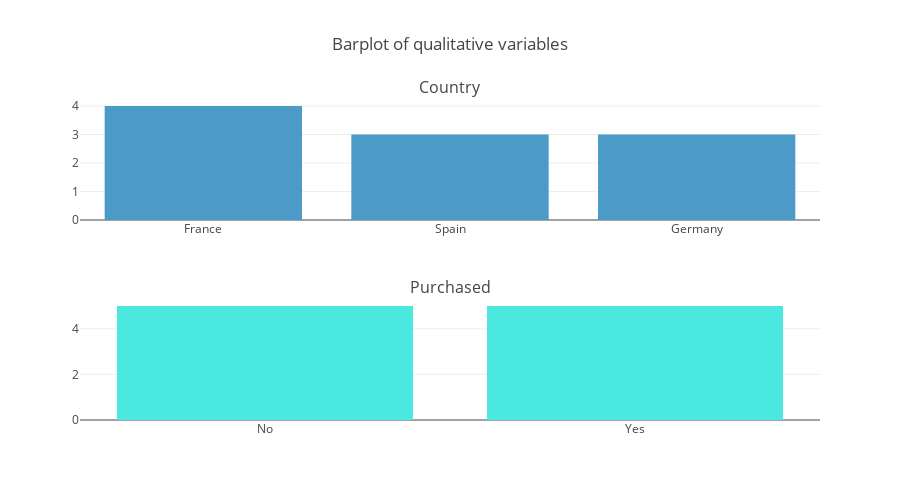

The notebook cell this image was saved under:
### Code cell
# Univariate analysis
from plotly.subplots import make_subplots

# Barplot of each qualitative variable
cat_features = ['Country', 'Purchased']
fig2 = make_subplots(rows = len(cat_features), cols = 1, subplot_titles = cat_features)
for i in range(len(cat_features)):
    
    x_coords = dataset[cat_features[i]].value_counts().index.tolist()
    y_coords = dataset[cat_features[i]].value_counts().tolist()
    
    fig2.add_trace(
        go.Bar(
            x = x_coords,
            y = y_coords),
        row = i + 1,
        col = 1)
fig2.update_layout(
        title = go.layout.Title(text = "Barplot of qualitative variables", x = 0.5), showlegend = False, 
            autosize=False, height=500)
fig2.show()

### Figure 1 — Plotly figure (JSON) as saved in the notebook; plotly's stock layout.template omitted (floating-point values rounded to 4 significant figures)
{"data": [{"type": "bar", "x": ["France", "Spain", "Germany"], "xaxis": "x", "y": [4, 3, 3], "yaxis": "y"}, {"type": "bar", "x": ["No", "Yes"], "xaxis": "x2", "y": [5, 5], "yaxis": "y2"}], "layout": {"annotations": [{"font": {"size": 16}, "showarrow": false, "text": "Country", "x": 0.5, "xanchor": "center", "xref": "paper", "y": 1, "yanchor": "bottom", "yref": "paper"}, {"font": {"size": 16}, "showarrow": false, "text": "Purchased", "x": 0.5, "xanchor": "center", "xref": "paper", "y": 0.375, "yanchor": "bottom", "yref": "paper"}], "autosize": false, "height": 500, "showlegend": false, "title": {"text": "Barplot of qualitative variables", "x": 0.5}, "xaxis": {"anchor": "y", "domain": [0, 1]}, "xaxis2": {"anchor": "y2", "domain": [0, 1]}, "yaxis": {"anchor": "x", "domain": [0.625, 1]}, "yaxis2": {"anchor": "x2", "domain": [0, 0.375]}}}
